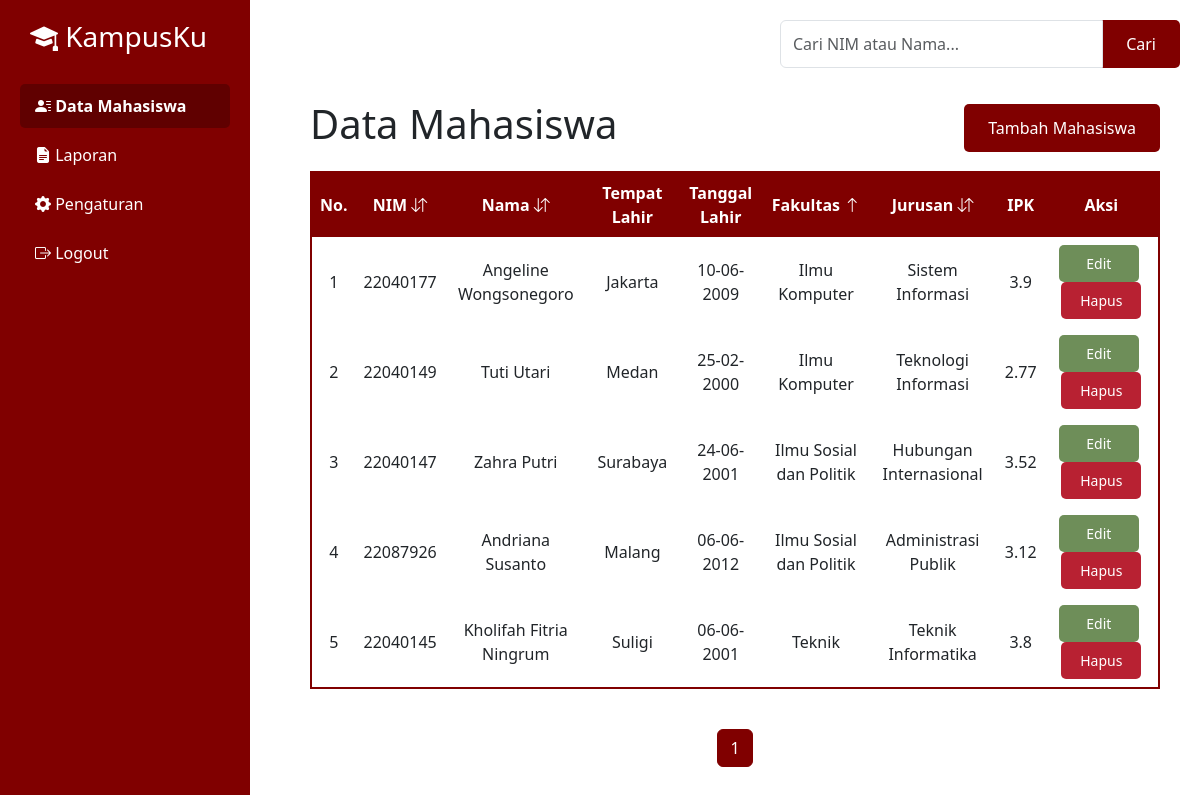
Page /mahasiswa.php?sort=fakultas&order=asc on the committed database.
### tables this page shows
CREATE TABLE `mahasiswa` (
  `id_mahasiswa` int(100) NOT NULL,
  `nim` int(100) NOT NULL,
  `nama_mahasiswa` varchar(255) NOT NULL,
  `tempat_lahir` varchar(255) NOT NULL,
  `tanggal_lahir` date NOT NULL,
  `fakultas` varchar(255) NOT NULL,
  `jurusan` varchar(255) NOT NULL,
  `ipk` float NOT NULL
);

CREATE TABLE `fakultas` (
  `id_fakultas` int(10) NOT NULL,
  `nama_fakultas` varchar(100) NOT NULL
);

CREATE TABLE `jurusan` (
  `id_jurusan` int(10) NOT NULL,
  `nama_jurusan` varchar(50) NOT NULL,
  `id_fakultas` int(10) NOT NULL
);

### mahasiswa.php (the view, shortened to what this page needs)
<?php
include("config.php");
?>
<?php
$search = "";
$whereClause = "";
$allowedSort = array(
    'nim'      => 'm.nim',
    'nama'     => 'm.nama_mahasiswa',
    'fakultas' => 'f.nama_fakultas',
    'jurusan'  => 'j.nama_jurusan'
);
$sort  = isset($_GET['sort']) && isset($allowedSort[$_GET['sort']]) ? $_GET['sort'] : "";
$order = (isset($_GET['order']) && strtolower($_GET['order']) == 'asc') ? 'ASC' : 'DESC';
$sortColumn = $sort !== "" ? $allowedSort[$sort] : 'm.id_mahasiswa';
$searchParam = $search !== "" ? "&q=" . urlencode($search) : "";
$limit = 10;
$page  = isset($_GET['page']) ? (int)$_GET['page'] : 1;
$offset = ($page - 1) * $limit;
$countQuery = "SELECT COUNT(*) as total
               FROM mahasiswa m
               JOIN fakultas f ON m.fakultas = f.id_fakultas
               JOIN jurusan j ON m.jurusan = j.id_jurusan
               $whereClause";
$countResult = mysqli_query($conn, $countQuery);
$countData   = mysqli_fetch_assoc($countResult);
$totalRecords = $countData['total'];
$totalPages   = ceil($totalRecords / $limit);
$query = "SELECT m.*, f.nama_fakultas, j.nama_jurusan
          FROM mahasiswa m
          JOIN fakultas f ON m.fakultas = f.id_fakultas
          JOIN jurusan j ON m.jurusan = j.id_jurusan
          $whereClause
          ORDER BY $sortColumn $order
          LIMIT $limit OFFSET $offset";
$result = mysqli_query($conn, $query);
function getSortIcon($col)
{
    global $sort, $order;
    if ($sort == $col) {
        return (strtolower($order) == 'asc') ? ' <i class="bi bi-arrow-up"></i>' : ' <i class="bi bi-arrow-down"></i>';
    } else {
        return ' <i class="bi bi-arrow-down-up"></i>';
    }
}
?>
<!DOCTYPE html>
<html lang="id">
<head>
    <link href="https://cdn.jsdelivr.net/npm/bootstrap@5.3.0/dist/css/bootstrap.min.css" rel="stylesheet">
    <link rel="stylesheet" href="https://cdn.jsdelivr.net/npm/bootstrap-icons/font/bootstrap-icons.css">
</head>
<body>
    <?php include("sidebar.php"); ?>
    <div class="main-content">
        <div class="search-container">
            <form class="search-form" method="GET" action="mahasiswa.php">
                <div class="input-group">
                    <input type="text" class="form-control" name="q" placeholder="Cari NIM atau Nama..." value="<?php echo htmlspecialchars($search); ?>">
                    <?php if ($search != ""): ?>
                        <button type="button" class="tambah-button" onclick="window.location.href='mahasiswa.php'">Reset</button>
                    <?php else: ?>
                        <button type="submit" class="tambah-button">Cari</button>
                    <?php endif; ?>
                </div>
            </form>
        </div>
        <div class="table-header">
            <h1>Data Mahasiswa</h1>
            <button class="tambah-button" onclick="window.location.href='tambah.php'">Tambah Mahasiswa</button>
        </div>
        <div class="table-container">
            <table>
                <thead>
                    <tr>
                        <th>No.</th>
                        <th>
                            <a class="sort-link" href="?sort=nim&order=<?php echo (isset($_GET['sort']) && $_GET['sort'] == 'nim' && strtolower($_GET['order']) == 'asc') ? 'desc' : 'asc';
                                                                        echo $searchParam; ?>">
                                NIM<?php echo getSortIcon('nim'); ?>
                            </a>
                        </th>
                        <th>
                            <a class="sort-link" href="?sort=nama&order=<?php echo (isset($_GET['sort']) && $_GET['sort'] == 'nama' && strtolower($_GET['order']) == 'asc') ? 'desc' : 'asc';
                                                                        echo $searchParam; ?>">
                                Nama<?php echo getSortIcon('nama'); ?>
                            </a>
                        </th>
                        <th>Tempat Lahir</th>
                        <th>Tanggal Lahir</th>
                        <th>
                            <a class="sort-link" href="?sort=fakultas&order=<?php echo (isset($_GET['sort']) && $_GET['sort'] == 'fakultas' && strtolower($_GET['order']) == 'asc') ? 'desc' : 'asc';
                                                                            echo $searchParam; ?>">
                                Fakultas<?php echo getSortIcon('fakultas'); ?>
                            </a>
                        </th>
                        <th>
                            <a class="sort-link" href="?sort=jurusan&order=<?php echo (isset($_GET['sort']) && $_GET['sort'] == 'jurusan' && strtolower($_GET['order']) == 'asc') ? 'desc' : 'asc';
                                                                            echo $searchParam; ?>">
                                Jurusan<?php echo getSortIcon('jurusan'); ?>
                            </a>
                        </th>
                        <th>IPK</th>
                        <th>Aksi</th>
                    </tr>
                </thead>
                <tbody>
                    <?php
                    if (mysqli_num_rows($result) > 0) {
                        $no = $offset + 1;
                        while ($row = mysqli_fetch_assoc($result)) {
                            echo "<tr onclick=\"window.location.href='detail_mahasiswa.php?id_mahasiswa=" . $row['id_mahasiswa'] . "'\" style='cursor: pointer;'>";
                            echo "<td>" . $no++ . "</td>";
                            echo "<td>" . htmlspecialchars($row['nim']) . "</td>";
                            echo "<td>" . $row['nama_mahasiswa'] . "</td>";
                            echo "<td>" . $row['tempat_lahir'] . "</td>";
                            echo "<td>" . date("d-m-Y", strtotime($row['tanggal_lahir'])) . "</td>";
                            echo "<td>" . $row['nama_fakultas'] . "</td>";
                            echo "<td>" . $row['nama_jurusan'] . "</td>";
                            echo "<td>" . $row['ipk'] . "</td>";
                            echo "<td>
                <button class='edit-button' onclick=\"event.stopPropagation(); window.location.href='edit.php?id_mahasiswa=" . $row['id_mahasiswa'] . "'\">Edit</button>
                <button class='hapus-button' onclick=\"event.stopPropagation(); confirmDelete(" . $row['id_mahasiswa'] . ")\">Hapus</button>
            </td>";
                            echo "</tr>";
                        }
                    } else {
                        echo "<tr><td colspan='9'>Tidak ada data</td></tr>";
                    }
                    ?>
                </tbody>
            </table>
        </div>
        <nav aria-label="Page navigation" class="d-flex justify-content-end">
            <ul class="pagination">
                <?php for ($i = 1; $i <= $totalPages; $i++): ?>
                    <li class="page-item <?php if ($i == $page) echo 'active'; ?>">
                        <a class="page-link" href="?page=<?php echo $i . $searchParam; ?>"><?php echo $i; ?></a>
                    </li>
                <?php endfor; ?>
            </ul>
        </nav>
    </div>
</body>
</html>

### mahasiswa.php (style rules this page uses)
body { font-family: Arial, sans-serif; background-color: #f8f8f8; margin: 0; padding: 0; display: flex; height: 100vh; }
.main-content { margin-left: 270px; padding: 40px; width: calc(100% - 270px); display: flex; flex-direction: column; align-items: center; position: relative; }
.search-container { position: absolute; top: 20px; right: 20px; max-width: 400px; width: 100%; }
.table-header { width: 100%; display: flex; justify-content: space-between; align-items: center; margin-bottom: 15px; margin-top: 60px; }
.tambah-button { padding: 12px 24px; background-color: maroon; color: white; border: none; cursor: pointer; border-radius: 5px; font-size: 16px; }
.table-container { width: 100%; display: flex; flex-direction: column; align-items: center; margin-bottom: 20px; }
table { width: 100%; border-collapse: collapse; background-color: #fff; border: 2px solid maroon; text-align: center; }
th, td { border: 2px solid maroon; padding: 8px; text-align: center; }
th { background-color: maroon; color: white; }
a.sort-link { color: white; text-decoration: none; }
.edit-button, .hapus-button { padding: 8px 15px; font-size: 14px; border: none; cursor: pointer; border-radius: 5px; width: 80px; }
.edit-button { background-color: #6E8E59; color: white; margin-right: 5px; }
.hapus-button { background-color: #B82132; color: white; }
.pagination { margin-top: 20px; }
.pagination .page-link { color: maroon; border: 1px solid maroon; }
.pagination .page-item.active .page-link { background-color: maroon; border-color: maroon; color: #fff; }

### rows in the picture
mahasiswa: nim "22040177", nama_mahasiswa "Angeline Wongsonegoro", tempat_lahir "Jakarta", tanggal_lahir "10-06-2009", fakultas.nama_fakultas "Ilmu Komputer", jurusan.nama_jurusan "Sistem Informasi", ipk "3.9"
mahasiswa: nim "22040149", nama_mahasiswa "Tuti Utari", tempat_lahir "Medan", tanggal_lahir "25-02-2000", fakultas.nama_fakultas "Ilmu Komputer", jurusan.nama_jurusan "Teknologi Informasi", ipk "2.77"
mahasiswa: nim "22040147", nama_mahasiswa "Zahra Putri", tempat_lahir "Surabaya", tanggal_lahir "24-06-2001", fakultas.nama_fakultas "Ilmu Sosial dan Politik", jurusan.nama_jurusan "Hubungan Internasional", ipk "3.52"
mahasiswa: nim "22087926", nama_mahasiswa "Andriana Susanto", tempat_lahir "Malang", tanggal_lahir "06-06-2012", fakultas.nama_fakultas "Ilmu Sosial dan Politik", jurusan.nama_jurusan "Administrasi Publik", ipk "3.12"
mahasiswa: nim "22040145", nama_mahasiswa "Kholifah Fitria Ningrum", tempat_lahir "Suligi", tanggal_lahir "06-06-2001", fakultas.nama_fakultas "Teknik", jurusan.nama_jurusan "Teknik Informatika", ipk "3.8"
